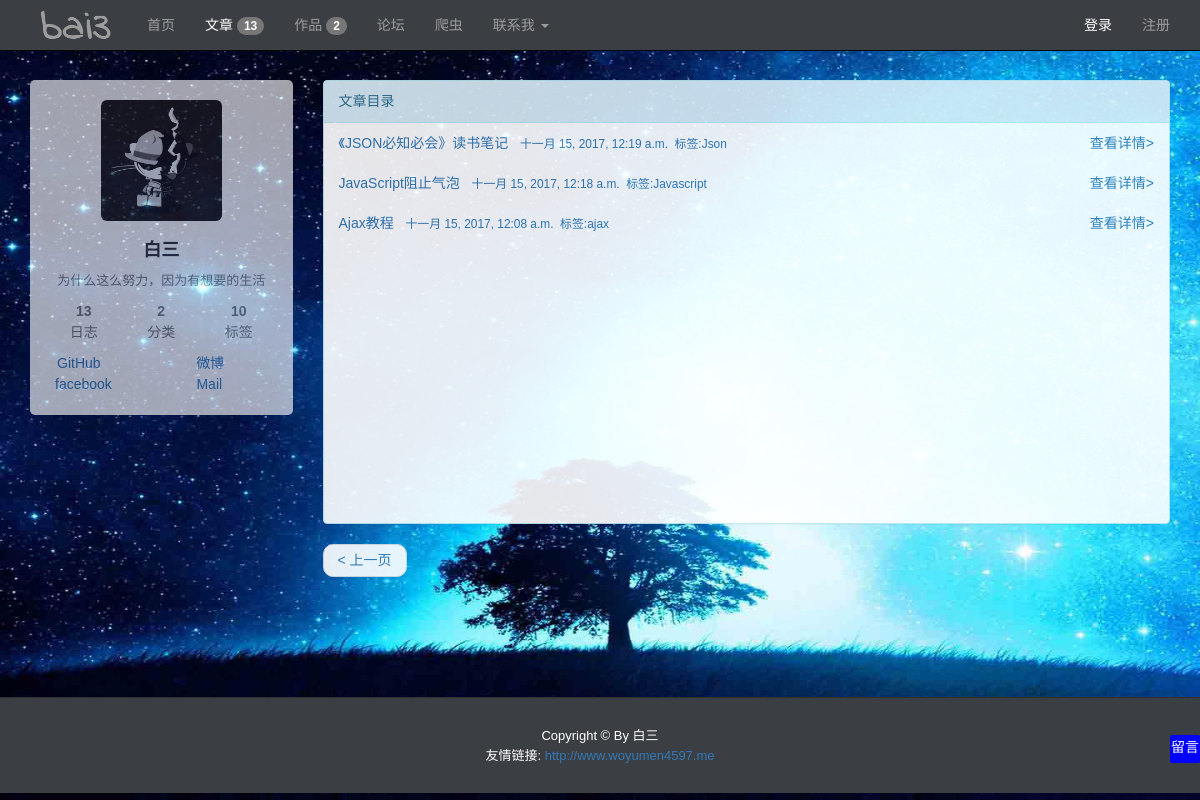
The app's page /index/articlesList?page=2 with its own data.
### index/models.py (models this page shows, shortened)
class Article(models.Model):
    title = models.CharField(max_length=100, verbose_name="文章标题")
    type = models.CharField(max_length=20, default='note', verbose_name="文章类别")
    tag = models.CharField(max_length=100, verbose_name="文章标签")
    pub_time = models.DateTimeField(default=timezone.now, verbose_name="文章创建时间")
    body = models.TextField(verbose_name="文章内容")
    class Meta:
        ordering = ('-pub_time',)

### index/views.py (the view)
def allarticles(request):
    total = common()
    tempalte = get_template('index/articlesList.html')
    articles = Article.objects.all()
    paginator = Paginator(articles, 10)
    page = request.GET.get('page')
    light = 2
    try:
        articles = paginator.page(page)
    except PageNotAnInteger:
        articles = paginator.page(1)
    except EmptyPage:
        articles = paginator.page(paginator.num_pages)
    html = tempalte.render(locals())
    return HttpResponse(html)

### index/views.py (called while the page is built)
def common():
    work_total = Work.objects.count()
    amount = Article.objects.count()
    tag_amount = Article.objects.values('tag').distinct().count()
    type_amount = Article.objects.values('type').distinct().count()
    return work_total, amount, tag_amount, type_amount

### index/templates/index/articlesList.html (shortened to what this page needs)
{% extends '../layout/base.html' %}
{%  block content %}
    {% block aside %}{% include '../layout/aside.html' %}{% endblock %}
    {% block main %}
        <main  class="col-md-9" >
            <div class="panel panel-info">
                <div class="panel-heading">文章目录</div>
                <ul class="list-group" style="height: 400px">
                    {% for article in articles %}
                    <li class="list-group-item" style="border: none">
                        <div class="row">
                            <div class="col-md-10">
                                <a href="/index/article/{{ article.id }}" style="text-decoration: none">
                                    {{ article.title }}&nbsp;&nbsp;
                                    <small>
                                        {{ article.pub_time }}&nbsp;
                                        标签:{{ article.tag }}
                                    </small>
                                </a>
                            </div>
                            <div class="col-md-2 text-right">
                                <a  style="text-decoration: none" href="/index/article/{{ article.id }}">查看详情></a>
                            </div>
                        </div>
                    </li>
                    {% endfor %}
                </ul>
            </div>
            <nav>
                <ul class="pager">
                    {% if articles.has_previous %}
                    <li class="previous"><a  href="?page={{ articles.previous_page_number }}"><span aria-hidden="true"><</span> 上一页</a></li>
                    {% endif %}
                </ul>
            </nav>
        </main>
    {% endblock %}
{% endblock %}

### static/css/index/index.css (style rules this page uses)
body { font: 14px/1.5 "PingFang SC", "Microsoft YaHei", sans-serif; background-color: #ebebeb; background: url('../../img/common/bak2.jpg') no-repeat ; background-size: 100% 100%; background-attachment: fixed; }

### records on screen
Article: title "《JSON必知必会》读书笔记", pub_time "十一月 15, 2017, 12:19 a.m.", tag "Json"
Article: title "JavaScript阻止气泡", pub_time "十一月 15, 2017, 12:18 a.m.", tag "Javascript"
Article: title "Ajax教程", pub_time "十一月 15, 2017, 12:08 a.m.", tag "ajax"

### other values on screen
{{ total.1 }} "13"
{{ total.0 }} "2"
{{ total.3 }} "2"
{{ total.2 }} "10"
